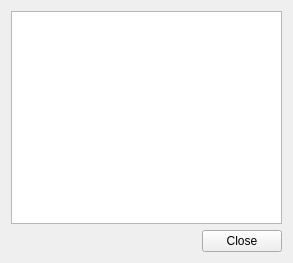
<?xml version="1.0" encoding="UTF-8"?>
<ui version="4.0">
 <class>FormMatrixGrid</class>
 <widget class="QWidget" name="FormMatrixGrid">
  <property name="geometry">
   <rect>
    <x>0</x>
    <y>0</y>
    <width>293</width>
    <height>263</height>
   </rect>
  </property>
  <property name="windowTitle">
   <string>Matrix</string>
  </property>
  <property name="locale">
   <locale language="English" country="UnitedStates"/>
  </property>
  <layout class="QVBoxLayout" name="verticalLayout">
   <item>
    <widget class="QTableWidget" name="tableWidget">
     <property name="editTriggers">
      <set>QAbstractItemView::NoEditTriggers</set>
     </property>
     <property name="selectionMode">
      <enum>QAbstractItemView::NoSelection</enum>
     </property>
    </widget>
   </item>
   <item>
    <layout class="QHBoxLayout" name="horizontalLayout">
     <item>
      <spacer name="horizontalSpacer">
       <property name="orientation">
        <enum>Qt::Horizontal</enum>
       </property>
       <property name="sizeHint" stdset="0">
        <size>
         <width>40</width>
         <height>20</height>
        </size>
       </property>
      </spacer>
     </item>
     <item>
      <widget class="QPushButton" name="btnClose">
       <property name="text">
        <string>Close</string>
       </property>
      </widget>
     </item>
    </layout>
   </item>
  </layout>
 </widget>
 <resources/>
 <connections>
  <connection>
   <sender>btnClose</sender>
   <signal>clicked()</signal>
   <receiver>FormMatrixGrid</receiver>
   <slot>close()</slot>
   <hints>
    <hint type="sourcelabel">
     <x>245</x>
     <y>241</y>
    </hint>
    <hint type="destinationlabel">
     <x>146</x>
     <y>131</y>
    </hint>
   </hints>
  </connection>
 </connections>
</ui>
